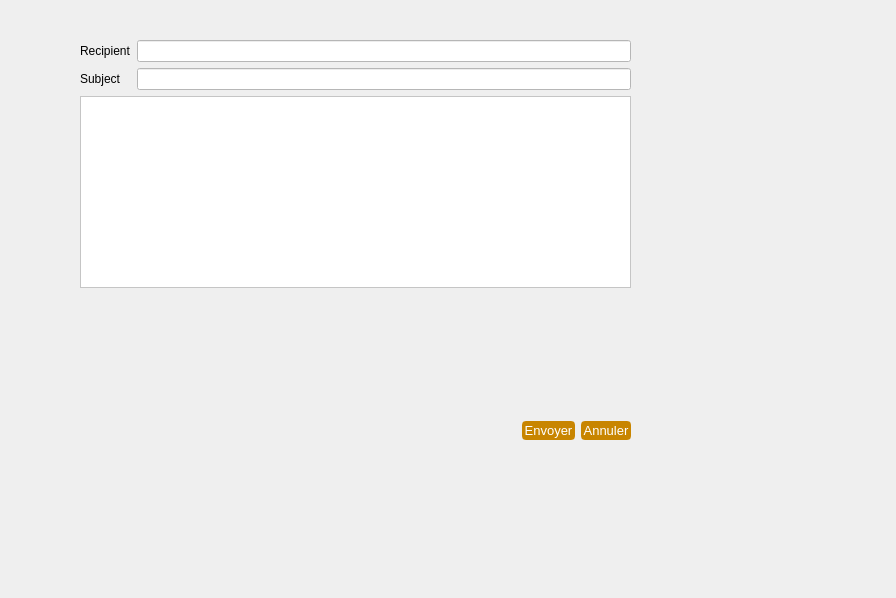
<?xml version="1.0" encoding="UTF-8"?>
<ui version="4.0">
 <class>email</class>
 <widget class="QDialog" name="email">
  <property name="geometry">
   <rect>
    <x>0</x>
    <y>0</y>
    <width>896</width>
    <height>598</height>
   </rect>
  </property>
  <property name="windowTitle">
   <string>Dialog</string>
  </property>
  <widget class="QWidget" name="layoutWidget">
   <property name="geometry">
    <rect>
     <x>80</x>
     <y>40</y>
     <width>551</width>
     <height>401</height>
    </rect>
   </property>
   <layout class="QVBoxLayout" name="verticalLayout">
    <item>
     <layout class="QFormLayout" name="formLayout">
      <item row="0" column="0">
       <widget class="QLabel" name="recipientLabel">
        <property name="text">
         <string>Recipient</string>
        </property>
       </widget>
      </item>
      <item row="0" column="1">
       <widget class="QLineEdit" name="recipient_2">
        <property name="styleSheet">
         <string notr="true">background-color: rgb(255, 255, 255);</string>
        </property>
       </widget>
      </item>
      <item row="1" column="0">
       <widget class="QLabel" name="subjectLabel">
        <property name="text">
         <string>Subject</string>
        </property>
       </widget>
      </item>
      <item row="1" column="1">
       <widget class="QLineEdit" name="subjectLineEdit_2">
        <property name="styleSheet">
         <string notr="true">background-color: rgb(255, 255, 255);</string>
        </property>
       </widget>
      </item>
     </layout>
    </item>
    <item>
     <widget class="QTextEdit" name="message_2">
      <property name="styleSheet">
       <string notr="true">background-color: rgb(255, 255, 255);</string>
      </property>
     </widget>
    </item>
    <item>
     <spacer name="verticalSpacer">
      <property name="orientation">
       <enum>Qt::Vertical</enum>
      </property>
      <property name="sizeHint" stdset="0">
       <size>
        <width>20</width>
        <height>40</height>
       </size>
      </property>
     </spacer>
    </item>
    <item>
     <layout class="QHBoxLayout" name="horizontalLayout">
      <item>
       <spacer name="horizontalSpacer">
        <property name="orientation">
         <enum>Qt::Horizontal</enum>
        </property>
        <property name="sizeHint" stdset="0">
         <size>
          <width>40</width>
          <height>20</height>
         </size>
        </property>
       </spacer>
      </item>
      <item>
       <widget class="QPushButton" name="envoyer_dialog_2">
        <property name="styleSheet">
         <string notr="true">QPushButton
{background-color: rgb(200,133,0);
color : white;
font: 10pt Arial;
            border-radius: 4px;
            text-shadow: 0 1px 1px rgba(0, 0, 0, 0.2);
border: 2px solid rgb(200,133,0);
}

QPushButton:hover {
border: 2px solid rgb(200,146,0);
background-color : rgb(200,149,47);
}</string>
        </property>
        <property name="text">
         <string>Envoyer</string>
        </property>
       </widget>
      </item>
      <item>
       <widget class="QPushButton" name="annuler_mail_2">
        <property name="styleSheet">
         <string notr="true">QPushButton
{background-color: rgb(200,133,0);
color : white;
font: 10pt Arial;
            border-radius: 4px;
            text-shadow: 0 1px 1px rgba(0, 0, 0, 0.2);
border: 2px solid rgb(200,133,0);
}

QPushButton:hover {
border: 2px solid rgb(200,146,0);
background-color : rgb(200,149,47);
}</string>
        </property>
        <property name="text">
         <string>Annuler</string>
        </property>
       </widget>
      </item>
     </layout>
    </item>
   </layout>
  </widget>
 </widget>
 <resources/>
 <connections/>
</ui>
